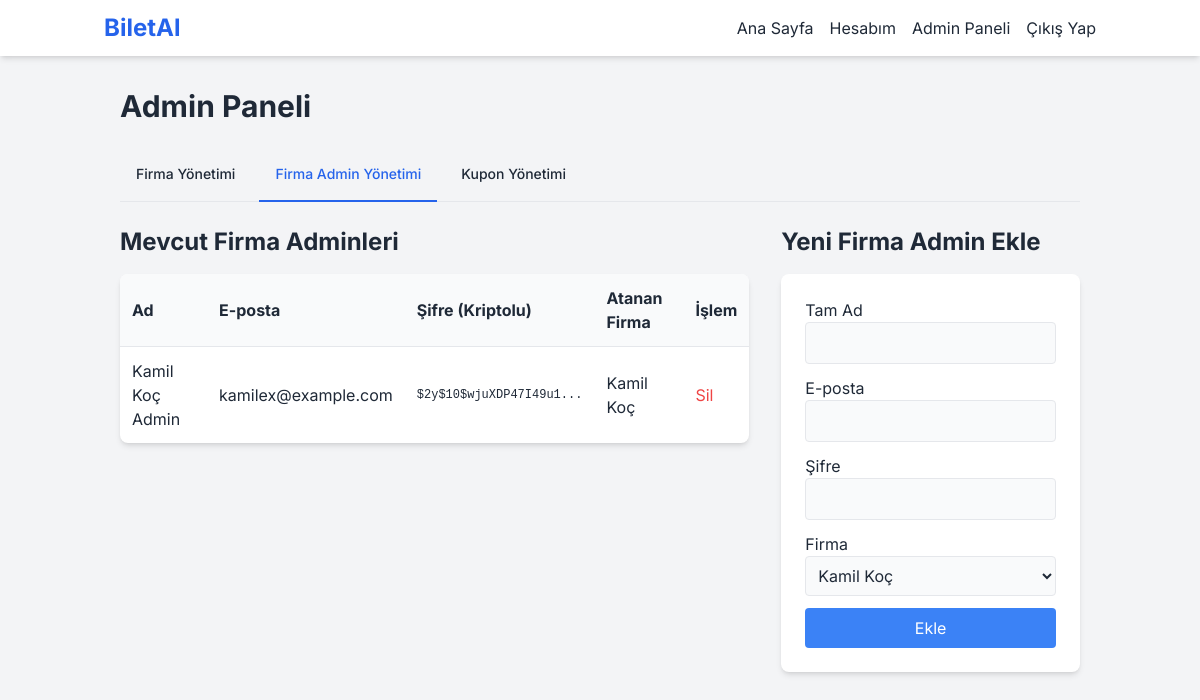
The app's page /admin/index.php?tab=admins (signed in), older data.
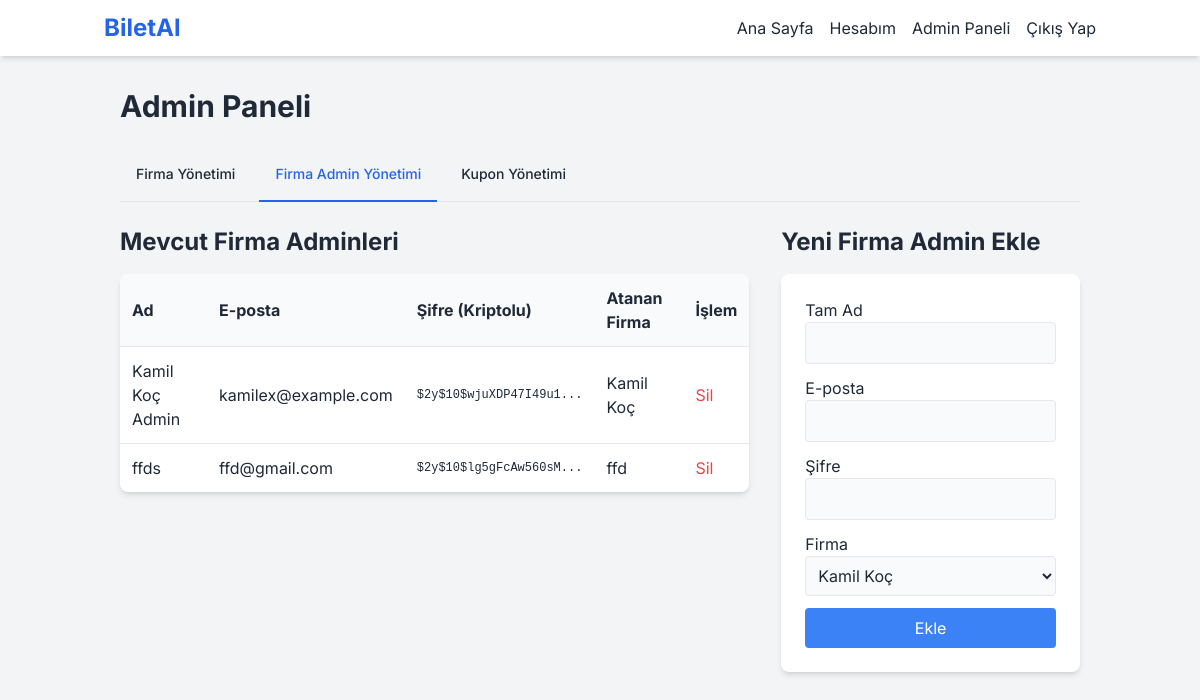
The same page, newer data.
### tables this page shows
CREATE TABLE users (
                id INTEGER PRIMARY KEY AUTOINCREMENT, fullname TEXT NOT NULL, email TEXT NOT NULL UNIQUE,
                password TEXT NOT NULL, role TEXT NOT NULL DEFAULT 'User', company_id INTEGER,
                balance REAL NOT NULL DEFAULT 0.0, FOREIGN KEY (company_id) REFERENCES companies(id)
            );

CREATE TABLE companies (id INTEGER PRIMARY KEY AUTOINCREMENT, name TEXT NOT NULL UNIQUE, created_at TEXT DEFAULT CURRENT_TIMESTAMP);

### helpers.php (called while the page is built, shortened)
<?php
function is_logged_in() {
    return isset($_SESSION['user_id']);
}

### admin/index.php (the view, shortened to what this page needs)
<?php
require_once '../config.php';
require_once '../helpers.php';
$tab = $_GET['tab'] ?? 'companies';
include '../header.php';
?>
 <h1 class="text-3xl font-bold mb-6">Admin Paneli</h1>
 <div class="mb-6 border-b border-gray-200">
    <ul class="flex flex-wrap -mb-px text-sm font-medium text-center">
        <li class="mr-2"><a href="index.php?tab=companies" class="inline-block p-4 border-b-2 rounded-t-lg <?php echo $tab === 'companies' ? 'text-blue-600 border-blue-600' : 'border-transparent hover:text-gray-600 hover:border-gray-300'; ?>">Firma Yönetimi</a></li>
        <li class="mr-2"><a href="index.php?tab=admins" class="inline-block p-4 border-b-2 rounded-t-lg <?php echo $tab === 'admins' ? 'text-blue-600 border-blue-600' : 'border-transparent hover:text-gray-600 hover:border-gray-300'; ?>">Firma Admin Yönetimi</a></li>
        <li class="mr-2"><a href="index.php?tab=coupons" class="inline-block p-4 border-b-2 rounded-t-lg <?php echo $tab === 'coupons' ? 'text-blue-600 border-blue-600' : 'border-transparent hover:text-gray-600 hover:border-gray-300'; ?>">Kupon Yönetimi</a></li>
    </ul>
</div>
<?php if ($tab === 'companies'):
    $companies = $pdo->query("SELECT * FROM companies ORDER BY name")->fetchAll();
?>
<div class="grid grid-cols-1 md:grid-cols-3 gap-8">
    <div class="md-col-span-2">
         <h2 class="text-2xl font-bold mb-4">Mevcut Firmalar</h2>
        <div class="bg-white rounded-lg shadow-md overflow-x-auto"><table class="w-full text-left"><thead class="bg-gray-50"><tr><th class="p-3">ID</th><th class="p-3">Firma Adı</th></tr></thead>
           <tbody>
               <?php foreach($companies as $company): ?>
               <tr class="border-t"><td class="p-3"><?php echo $company['id']; ?></td><td class="p-3"><?php echo htmlspecialchars($company['name']); ?></td></tr>
               <?php endforeach; ?>
           </tbody></table></div>
    </div>
    <div>
         <h2 class="text-2xl font-bold mb-4">Yeni Firma Ekle</h2>
         <div class="bg-white rounded-lg shadow-md p-6">
            <form action="index.php?tab=companies&action=add_company" method="POST">
                <div class="mb-3"><label class="block">Firma Adı</label><input type="text" name="name" required class="w-full p-2 border rounded bg-gray-50"></div>
                <button type="submit" class="w-full bg-blue-500 text-white p-2 rounded hover:bg-blue-600">Ekle</button>
            </form>
         </div>
    </div>
</div>
<?php elseif ($tab === 'admins'):
     $firma_admins = $pdo->query("SELECT u.*, c.name as company_name FROM users u JOIN companies c ON u.company_id = c.id WHERE u.role = 'Firma Admin' ORDER BY u.fullname")->fetchAll();
     $companies = $pdo->query("SELECT * FROM companies ORDER BY name")->fetchAll();
?>
<div class="grid grid-cols-1 md:grid-cols-3 gap-8">
    <div class="md:col-span-2">
         <h2 class="text-2xl font-bold mb-4">Mevcut Firma Adminleri</h2>
         <div class="bg-white rounded-lg shadow-md overflow-x-auto">
            <table class="w-full text-left">
                <thead class="bg-gray-50">
                    <tr>
                        <th class="p-3">Ad</th>
                        <th class="p-3">E-posta</th>
                        <th class="p-3">Şifre (Kriptolu)</th>
                        <th class="p-3">Atanan Firma</th>
                        <th class="p-3">İşlem</th>
                    </tr>
                </thead>
               <tbody>
                   <?php foreach($firma_admins as $admin): ?>
                   <tr class="border-t">
                       <td class="p-3"><?php echo htmlspecialchars($admin['fullname']); ?></td>
                       <td class="p-3"><?php echo htmlspecialchars($admin['email']); ?></td>
                       <td class="p-3 font-mono text-xs" title="<?php echo htmlspecialchars($admin['password']); ?>"><?php echo htmlspecialchars(substr($admin['password'], 0, 20)); ?>...</td>
                       <td class="p-3"><?php echo htmlspecialchars($admin['company_name']); ?></td>
                       <td class="p-3">
                           <form action="index.php?tab=admins&action=delete_firma_admin" method="POST" onsubmit="return confirm('Bu admini silmek istediğinize emin misiniz?');">
                               <button type="submit" class="text-red-500 hover:underline">Sil</button>
                           </form>
                       </td>
                   </tr>
                   <?php endforeach; ?>
               </tbody>
            </table>
         </div>
    </div>
    <div>
         <h2 class="text-2xl font-bold mb-4">Yeni Firma Admin Ekle</h2>
          <div class="bg-white rounded-lg shadow-md p-6">
            <form action="index.php?tab=admins&action=add_firma_admin" method="POST">
                <div class="mb-3"><label class="block">Tam Ad</label><input type="text" name="fullname" required class="w-full p-2 border rounded bg-gray-50"></div>
                <div class="mb-3"><label class="block">E-posta</label><input type="email" name="email" required class="w-full p-2 border rounded bg-gray-50"></div>
                <div class="mb-3"><label class="block">Şifre</label><input type="password" name="password" required class="w-full p-2 border rounded bg-gray-50"></div>
                <div class="mb-3"><label class="block">Firma</label><select name="company_id" required class="w-full p-2 border rounded bg-gray-50"><?php foreach($companies as $company): ?><option value="<?php echo $company['id']; ?>"><?php echo htmlspecialchars($company['name']); ?></option><?php endforeach; ?></select></div>
                <button type="submit" class="w-full bg-blue-500 text-white p-2 rounded hover:bg-blue-600">Ekle</button>
            </form>
         </div>
    </div>
</div>
<?php endif; ?>
<?php
include '../footer.php';
?>

### header.php (shortened to what this page needs)
<?php
require_once 'helpers.php';
?>
<!DOCTYPE html>
<html lang="tr">
<head>
    <script src="https://cdn.tailwindcss.com"></script>
</head>
<body class="bg-gray-100 text-gray-800">
    <nav class="bg-white shadow-md">
        <div class="container mx-auto px-4 py-3 flex justify-between items-center">
            <a href="index.php" class="text-2xl font-bold text-blue-600">BiletAl</a>
            <div class="flex items-center space-x-4">
                <a href="index.php" class="hover:text-blue-500">Ana Sayfa</a>
                <?php if (is_logged_in()): ?>
                    <a href="hesabim.php" class="hover:text-blue-500">Hesabım</a>
                    <?php if ($_SESSION['role'] === 'Admin'): ?>
                        <a href="admin/" class="hover:text-blue-500">Admin Paneli</a>
                    <?php elseif ($_SESSION['role'] === 'Firma Admin'): ?>
                        <a href="firmaadmin/" class="hover:text-blue-500">Firma Paneli</a>
                    <?php endif; ?>
                    <a href="logout.php" class="hover:text-blue-500">Çıkış Yap</a>
                <?php else: ?>
                    <a href="login.php" class="hover:text-blue-500">Giriş Yap</a>
                    <a href="register.php" class="bg-blue-500 text-white px-3 py-1 rounded hover:bg-blue-600">Kayıt Ol</a>
                <?php endif; ?>
            </div>
        </div>
    </nav>
    <main class="container mx-auto p-4 md:p-8">

### footer.php
    </main>
</body>
</html>

### header.php (style rules this page uses)
body { font-family: 'Inter', sans-serif; }

Row changes from the older to the newer data that the page shows:
added users: fullname "ffds", email "ffd@gmail.com", password "$2y$10$lg5gFcAw560sM", company.name "ffd"
